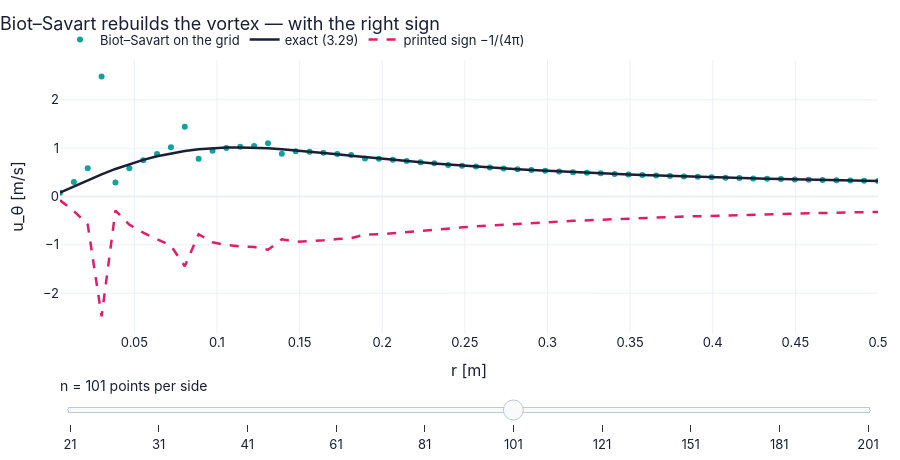

This figure's notebook cell:
### Code cell
rq = np.linspace(0.005, 0.5, 60)                                     # radii where we evaluate [m]
exact = vortices.gaussian_vortex(rq, 1.0, 0.1)[0]                    # (3.29) [m/s]


def grid(n):                                                         # grid points per side → curves
    g1 = np.linspace(-0.5, 0.5, int(n)); Xn, Yn = np.meshgrid(g1, g1)   # an n × n grid [m]
    w_ = vortices.gaussian_vortex(np.hypot(Xn, Yn), 1.0, 0.1)[1]     # vorticity on it [1/s]
    ub = ch05.biot_savart_2d(w_, Xn, Yn, np.array([rq, 0*rq]), eps=1e-4)[1]   # (5.16) summed over the grid [m/s]
    return {"Biot–Savart on the grid": (rq, ub), "exact (3.29)": (rq, exact), "printed sign −1/(4π)": (rq, -ub)}  # grid sum, exact profile, printed-sign mirror


fig = slider_figure(grid, "n", [21, 31, 41, 61, 81, 101, 121, 151, 181, 201] if not FAST else [21, 41, 61, 81, 101, 121],  # precompute every slider position
                    unit="points per side", xlabel="r [m]", ylabel="u_θ [m/s]",                     # slider label and axis labels
                    title="Biot–Savart rebuilds the vortex — with the right sign", modes={"Biot–Savart on the grid": "markers"})  # the message of the figure
recolor(fig, {"Biot–Savart on the grid": COLORS["teal"], "exact (3.29)": COLORS["ink"], "printed sign −1/(4π)": COLORS["rose"]},  # house colours by trace name
        dashes={"printed sign −1/(4π)": "dash"})                                                    # dashed reference curves
fig.show()                                                                                          # draw it (works on the web page too)
